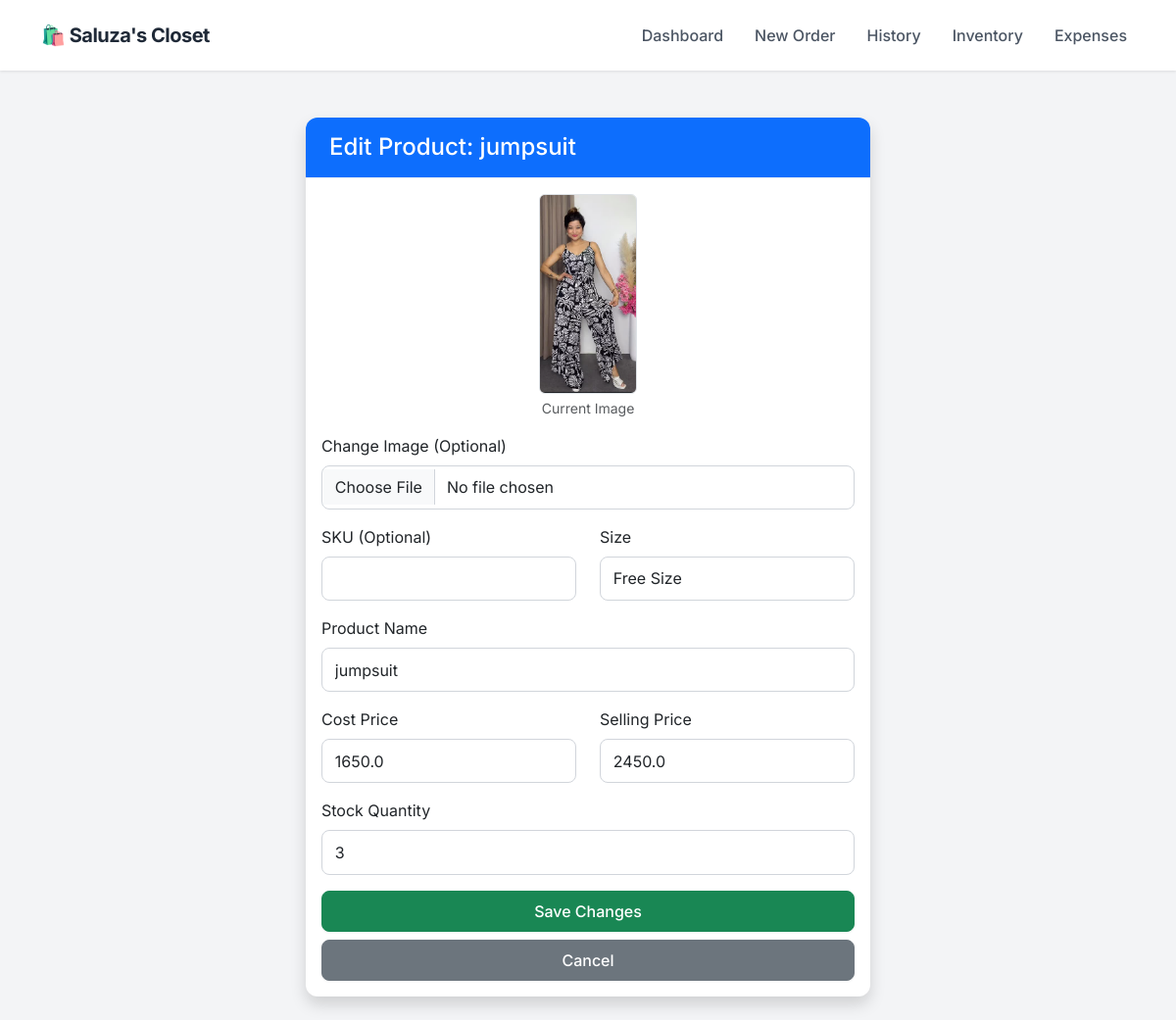
Before: /edit_product/77 with the older database file.
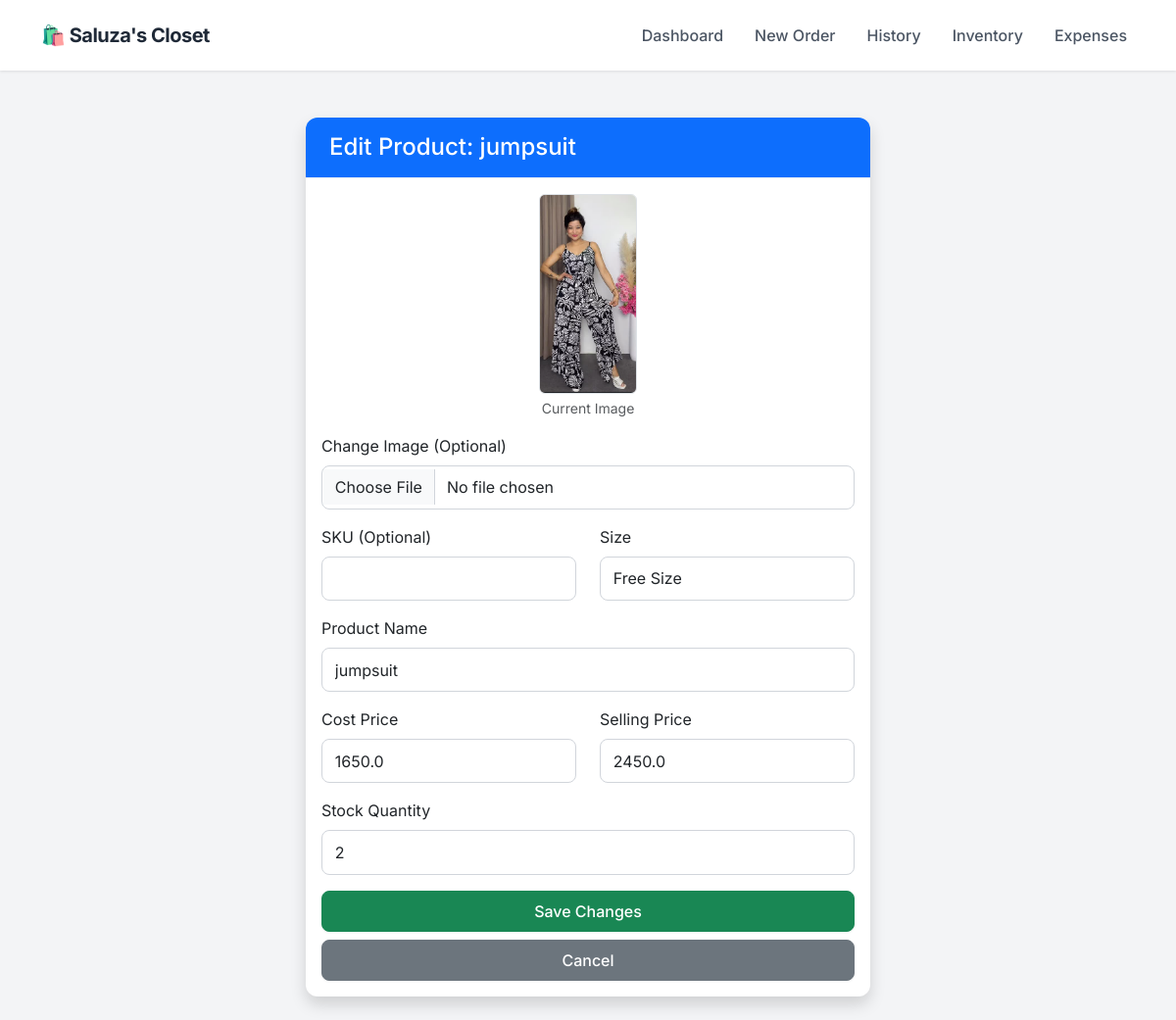
After: the same page with the newer database file.
### app.py (models this page shows)
class Product(db.Model):
    id = db.Column(db.Integer, primary_key=True)
    sku = db.Column(db.String(50), unique=True, nullable=True)
    name = db.Column(db.String(100), nullable=False)
    size = db.Column(db.String(10), nullable=False)
    cost_price = db.Column(db.Float, default=0.0)
    price = db.Column(db.Float, nullable=False)
    stock = db.Column(db.Integer, default=0)
    image = db.Column(db.String(100), nullable=True)

### app.py (the view, shortened to what this page needs)
@app.route('/edit_product/<int:id>', methods=['GET', 'POST'])
def edit_product(id):
    product = Product.query.get_or_404(id)
    return render_template('edit_product.html', p=product)

### templates/edit_product.html
{% extends "layout.html" %}
{% block content %}
<div class="container mt-4" style="max-width: 600px;">
    <div class="card shadow">
        <div class="card-header bg-primary text-white">
            <h4 class="mb-0">Edit Product: {{ p.name }}</h4>
        </div>
        <div class="card-body">
            <form method="POST" enctype="multipart/form-data">
                <div class="text-center mb-3">
                    {% if p.image %}
                    <img src="{{ url_for('static', filename='uploads/' + p.image) }}" width="100" class="rounded border">
                    <p class="small text-muted mt-1">Current Image</p>
                    {% endif %}
                </div>
                <div class="mb-3">
                    <label class="form-label">Change Image (Optional)</label>
                    <input type="file" name="image" class="form-control">
                </div>
                <div class="row mb-3">
                    <div class="col">
                        <label class="form-label">SKU (Optional)</label>
                        <input type="text" name="sku" class="form-control" value="{{ p.sku if p.sku else '' }}">
                    </div>
                    <div class="col">
                        <label class="form-label">Size</label>
                        <input type="text" name="size" class="form-control" value="{{ p.size }}" required>
                    </div>
                </div>
                <div class="mb-3">
                    <label class="form-label">Product Name</label>
                    <input type="text" name="name" class="form-control" value="{{ p.name }}" required>
                </div>
                <div class="row mb-3">
                    <div class="col">
                        <label class="form-label">Cost Price</label>
                        <input type="number" name="cost_price" class="form-control" step="0.01" value="{{ p.cost_price }}" required>
                    </div>
                    <div class="col">
                        <label class="form-label">Selling Price</label>
                        <input type="number" name="price" class="form-control" step="0.01" value="{{ p.price }}" required>
                    </div>
                </div>
                <div class="mb-3">
                    <label class="form-label">Stock Quantity</label>
                    <input type="number" name="stock" class="form-control" value="{{ p.stock }}" required>
                </div>
                <div class="d-grid gap-2">
                    <button type="submit" class="btn btn-success">Save Changes</button>
                    <a href="/inventory" class="btn btn-secondary">Cancel</a>
                </div>
            </form>
        </div>
    </div>
</div>
{% endblock %}

Changed rows visible on the page:
changed Product "jumpsuit": stock "3" → "2"
